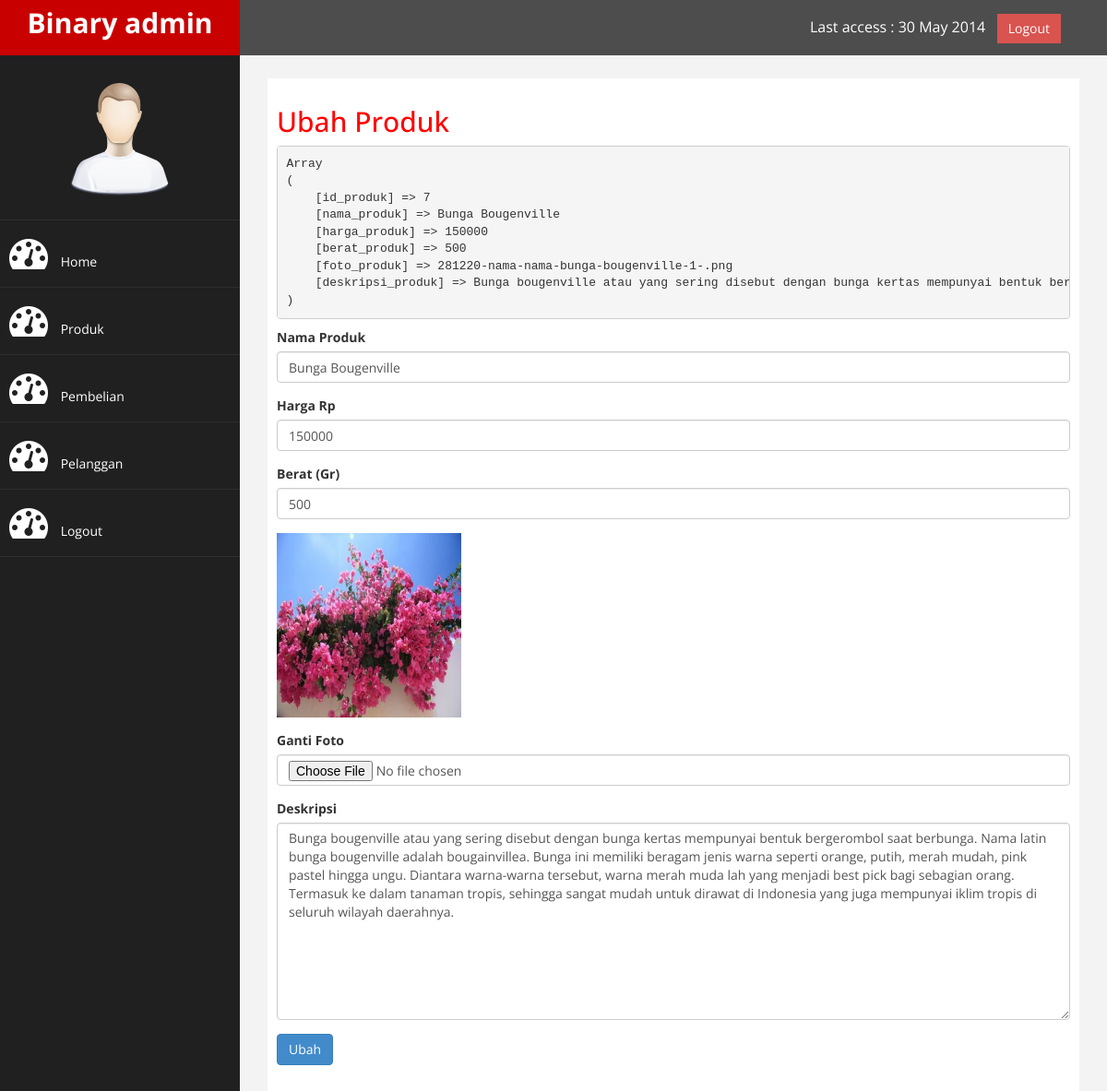
Page /kembang/admin/index.php?halaman=ubahproduk&id=7 (signed in) on the committed database.
### tables this page shows
CREATE TABLE `produk` (
  `id_produk` int(11) NOT NULL,
  `nama_produk` varchar(100) NOT NULL,
  `harga_produk` int(11) NOT NULL,
  `berat_produk` int(11) NOT NULL,
  `foto_produk` varchar(100) NOT NULL,
  `deskripsi_produk` text NOT NULL
);

### kembang/admin/ubahproduk.php (the view, shortened to what this page needs)
<h2>Ubah Produk</h2>
<?php
$ambil=$koneksi->query("SELECT * FROM produk WHERE id_produk='$_GET[id]'");
$pecah= $ambil->fetch_assoc();
echo "<pre>";
print_r($pecah);
echo "</pre>";
?>
<form method="post" enctype="multipart/form-data">
	<div class="form-group">
		<label>Nama Produk</label>
		<input type="text" name="nama" class="form-control" value="<?php echo $pecah['nama_produk'] ?>">
	</div>
	<div class="form-group">
		<label>Harga Rp</label>
		<input type="number" class="form-control" name="harga" value="<?php echo $pecah['harga_produk'] ?>">
	</div>
	<div class="form-group">
		<label>Berat (Gr)</label>
		<input type="number" class="form-control" name="berat" value="<?php echo $pecah['berat_produk'] ?>">
	</div>
	<div class="form-group">
		<img src="../foto_produk/<?php echo $pecah['foto_produk'] ?>" width="200">
	</div>
	<div class="form-group">
		<label>Ganti Foto</label>
		<input type="file" name="foto" class="form-control">
	</div>
	<div class="form-group">
		<label>Deskripsi</label>
		<textarea name="deskripsi" class="form-control" rows="10"><?php echo $pecah['deskripsi_produk']; ?></textarea>
	</div>
	<button class="btn btn-primary" name="ubah">Ubah</button>
</form>

### kembang/admin/assets/css/custom.css (style rules this page uses)
body { font-family: 'Open Sans', sans-serif; }
h2 { color: #f00; }

### rows in the picture
produk: nama "Bunga Bougenville", harga "150000", berat "500", foto_produk (picture), deskripsi "Bunga bougenville atau yang sering disebut dengan bunga kertas mempunyai bentuk bergerombol saat berbunga. Nama latin bunga bougenville adalah bougainvillea. Bunga ini memiliki beragam jenis warna seperti orange, putih, merah mudah, pink pastel hingga ungu. Diantara warna-warna tersebut, warna merah muda lah yang menjadi best pick bagi sebagian orang. Termasuk ke dalam tanaman tropis, sehingga sangat mudah untuk dirawat di Indonesia yang juga mempunyai iklim tropis di seluruh wilayah daerahnya."
